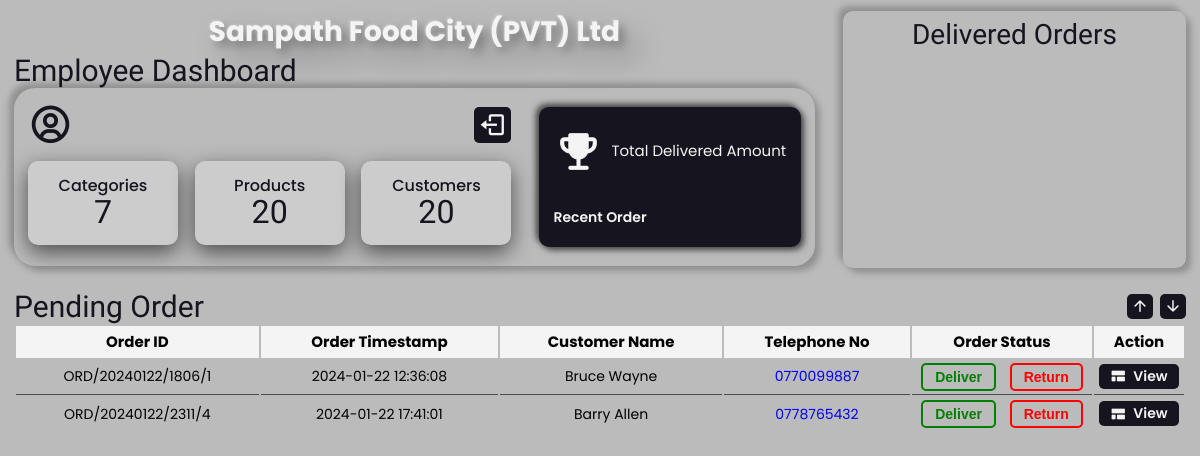
Page /Admin/Staff-Home.php on the committed database.
### tables this page shows
CREATE TABLE `ordertb` (
  `OrderID` varchar(30) NOT NULL,
  `Order_Timestamp` timestamp NOT NULL DEFAULT current_timestamp(),
  `Deliver_Timestamp` timestamp NOT NULL DEFAULT current_timestamp() ON UPDATE current_timestamp(),
  `STATUS` enum('Deliver','Return','Pending') NOT NULL,
  `CusID` int(5) DEFAULT NULL,
  `StaffID` varchar(10) DEFAULT NULL
);

CREATE TABLE `payment` (
  `PaymentID` varchar(20) NOT NULL,
  `Payment_Timestamp` timestamp NOT NULL DEFAULT current_timestamp(),
  `Method` enum('Cash','Card') NOT NULL,
  `Total_Amount` float NOT NULL,
  `OrderID` varchar(30) DEFAULT NULL
);

CREATE TABLE `customer` (
  `CustomerID` int(5) NOT NULL,
  `CusName` varchar(100) NOT NULL,
  `Address` text DEFAULT NULL,
  `GENDER` enum('Male','Female') NOT NULL,
  `DOB` date NOT NULL,
  `Email` varchar(120) NOT NULL,
  `ContactNo` varchar(20) NOT NULL
);

### Admin/Staff-Home.php (the view, shortened to what this page needs)
<!DOCTYPE html>
<html lang="en">
<head>
    <link href='https://unpkg.com/boxicons@2.1.2/css/boxicons.min.css' rel='stylesheet'>
</head>
<body>
    <main>
        <div class="main">
            <div class="head">
                <div class="h1">Sampath Food City (PVT) Ltd</div>
                <div class="text">Employee Dashboard</div>
                <div class="insight">
                    <div class="profile_details">
                        <div class="profile">
                            <i class='bx bx-user-circle bx-tada bx-flip-horizontal' id="i"></i>
                                <?php
                                    @include 'config.php';
                                    if($conn->connect_error){
                                        die("Connection failed: ". $conn->connect_error);
                                    }
                                    else{
                                        $id = $_SESSION['StaffID'];
                                ?>
                                <?php
                                    }
                                ?>
                            <div class="out">
                                <a href="index.php" id="a"><i class='bx bx-log-out' id="log-out"></i><span class="name">Log out</span></a>
                            </div>
                        </div>
                        <div class="details">
                            <div class="a">
                                <div class="option">
                                    <?php
                                        @include 'config.php';
                                        $sql = "SELECT * FROM Category";
                                        $count_run = mysqli_query($conn, $sql);
                                        $row = mysqli_num_rows($count_run);
                                    ?>
                                    <div class="fieldname">Categories</div>
                                    <div class="number"><?= $row?></div>
                                </div>
                            </div>
                            <a href="Products.php?profile=Staff">
                                <?php
                                    @include 'config.php';
                                    $sql = "SELECT * FROM product";
                                    $count_run = mysqli_query($conn, $sql);
                                    $row = mysqli_num_rows($count_run);
                                ?>
                                <div class="option">
                                    <div class="fieldname">Products</div>
                                    <div class="number"><?= $row ?></div>
                                </div>
                            </a>
                            <a href="Customer.php?profile=Staff">
                                <?php
                                    @include 'config.php';
                                    $sql = "SELECT * FROM Customer";
                                    $count_run = mysqli_query($conn, $sql);
                                    $row = mysqli_num_rows($count_run);
                                ?>
                                <div class="option">
                                    <div class="fieldname">Customers</div>
                                    <div class="number"><?= $row ?></div>
                                </div>
                            </a>
                        </div>
                    </div>
                    <div id="pay">
                        <div class="payment">
                            <span class="material-icons-round" id="icon">emoji_events</span>
                            <div class="middle">
                                <span id="h5">Total Delivered Amount</span>
                            </div>
                        </div>
                        <div class="box">
                            <span id="note">Recent Order</span>
                        </div>
                    </div>
                </div>
            </div>
            <div class="right">
                <div class="order">
                    <h2>Delivered Orders</h2>
                    <div class="tabs">
                    </div>
                </div>
            </div>
        </div>
        <div class="recent">
            <div class="ord">
                <div class="pending">
                    <h2>Pending Order</h2>
                    <form action="" method="post" class="search">
                        <button type="submit" name="asc">
                            <span class="material-icons-round" id="order">arrow_upward</span>
                        </button>
                        <button type="submit" name="desc">
                            <span class="material-icons-round" id="order">arrow_downward</span>
                        </button>
                    </form>
                </div>
                <div class="table">
                    <table class="table1">
                        <thead>
                            <tr>
                                <th>Order ID</th>
                                <th>Order Timestamp</th>
                                <th>Customer Name</th>
                                <th>Telephone No</th>
                                <th class="ac">Order Status</th>
                                <th class="action">Action</th>
                            </tr>
                        </thead>
                        <tbody>
                            <?php
                                @include 'config.php';
                                $sql = "SELECT * FROM ordertb o, customer c, payment p WHERE (o.CusID = c.CustomerID AND o.OrderID = p.OrderID) AND o.STATUS = 'Pending'";
                                $result = $conn->query($sql);
                                if(isset($_POST['asc'])){
                                    $sql1 = "SELECT * FROM ordertb o, customer c, payment p WHERE (o.CusID = c.CustomerID AND o.OrderID = p.OrderID) AND o.STATUS = 'Pending' ORDER BY Order_Timestamp ASC";
                                    $result1 = $conn->query($sql1);
                                    if($result1-> num_rows > 0){
                                        while($row = $result1-> fetch_assoc()){
                            ?>
                            <tr>
                                <td><?= $row['OrderID'] ?></td>
                                <td><?= $row['Order_Timestamp'] ?></td>
                                <td><?= $row['CusName'] ?></td>
                                <td><a href="tel:<?= $row['ContactNo'] ?>"><?= $row['ContactNo'] ?></a></td>
                                <td class="ac">
                                    <form action="" method="post" id="default">
                                        <input type="text" name="id" value="<?= $id ?>" style="display: none;">
                                        <input type="text" name="status" value="<?= $row['OrderID'] ?>" style="display: none;">
                                        <button type="submit" class="btn" name="deliver" style="--i: green;">
                                            <span class="name" id="tag">Deliver</span>
                                        </button>
                                        <button type="submit" class="btn" name="return" style="--i: red;">
                                            <span class="name" id="tag">Return</span>
                                        </button>
                                    </form>
                                </td>
                                <td class = "action">
                                    <a href="Order-details.php?order=<?= $row['OrderID'] ?>">
                                        <span class="material-icons-round" id="view">view_comfy</span>
                                        <div class="name">View</div>
                                    </a>
                                </td>
                            </tr>
                            <?php
                                        }
                                    }
                                }
                                else{
                                    if(isset($_POST['desc'])){
                                        $sql2 = "SELECT * FROM ordertb o, customer c, payment p WHERE (o.CusID = c.CustomerID AND o.OrderID = p.OrderID) AND o.STATUS = 'Pending' ORDER BY Order_Timestamp DESC";
                                        $result2 = $conn->query($sql2);
                                        if($result2-> num_rows > 0){
                                            while($row = $result2-> fetch_assoc()){
                            ?>
                            <tr>
                                <td><?= $row['OrderID'] ?></td>
                                <td><?= $row['Order_Timestamp'] ?></td>
                                <td><?= $row['CusName'] ?></td>
                                <td><a href="tel:<?= $row['ContactNo'] ?>"><?= $row['ContactNo'] ?></a></td>
                                <td class="ac">
                                    <form action="" method="post" id="default">
                                        <input type="text" name="id" value="<?= $id ?>" style="display: none;">
                                        <input type="text" name="status" value="<?= $row['OrderID'] ?>" style="display: none;">
                                        <button type="submit" class="btn" name="deliver" style="--i: green;">
                                            <span class="name" id="tag">Deliver</span>
                                        </button>
                                        <button type="submit" class="btn" name="return" style="--i: red;">
                                            <span class="name" id="tag">Return</span>
                                        </button>
                                    </form>
                                </td>
                                <td class = "action">
                                    <a href="Order-details.php?order=<?= $row['OrderID'] ?>">
                                        <span class="material-icons-round" id="view">view_comfy</span>
                                        <div class="name">View</div>
                                    </a>
                                </td>
                            </tr>
                            <?php
                                            }
                                        }
                                    }
                                else{
                                    if($result-> num_rows > 0){
                                        while($row = $result-> fetch_assoc()){
                            ?>
                            <tr>
                                <td><?= $row['OrderID'] ?></td>
                                <td><?= $row['Order_Timestamp'] ?></td>
                                <td><?= $row['CusName'] ?></td>
                                <td><a href="tel:<?= $row['ContactNo'] ?>"><?= $row['ContactNo'] ?></a></td>
                                <td class="ac">
                                    <form action="" method="post" id="default">
                                        <button type="submit" class="btn" name="deliver" style="--i: green;">
                                            <span class="name" id="tag">Deliver</span>
                                        </button>
                                        <button type="submit" class="btn" name="return" style="--i: red;">
                                            <span class="name" id="tag">Return</span>
                                        </button>
                                    </form>
                                </td>
                                <td class = "action">
                                    <a href="Order-details.php?order=<?= $row['OrderID'] ?>">
                                        <span class="material-icons-round" id="view">view_comfy</span>
                                        <div class="name">View</div>
                                    </a>
                                </td>
                            </tr>
                            <?php
                                            }
                                        }
                                    }
                                }
                            ?>
                        </tbody>
                    </table>
                </div>
            </div>
        </div>
    </main>
</body>
</html>

### rows in the picture
ordertb: payment.OrderID "ORD/20240122/1806/1", Order_Timestamp "2024-01-22 12:36:08", CusID.CusName "Bruce Wayne", CusID.ContactNo "0770099887"
ordertb: payment.OrderID "ORD/20240122/2311/4", Order_Timestamp "2024-01-22 17:41:01", CusID.CusName "Barry Allen", CusID.ContactNo "0778765432"

### other values in the picture
$row "7"
$row "20"
